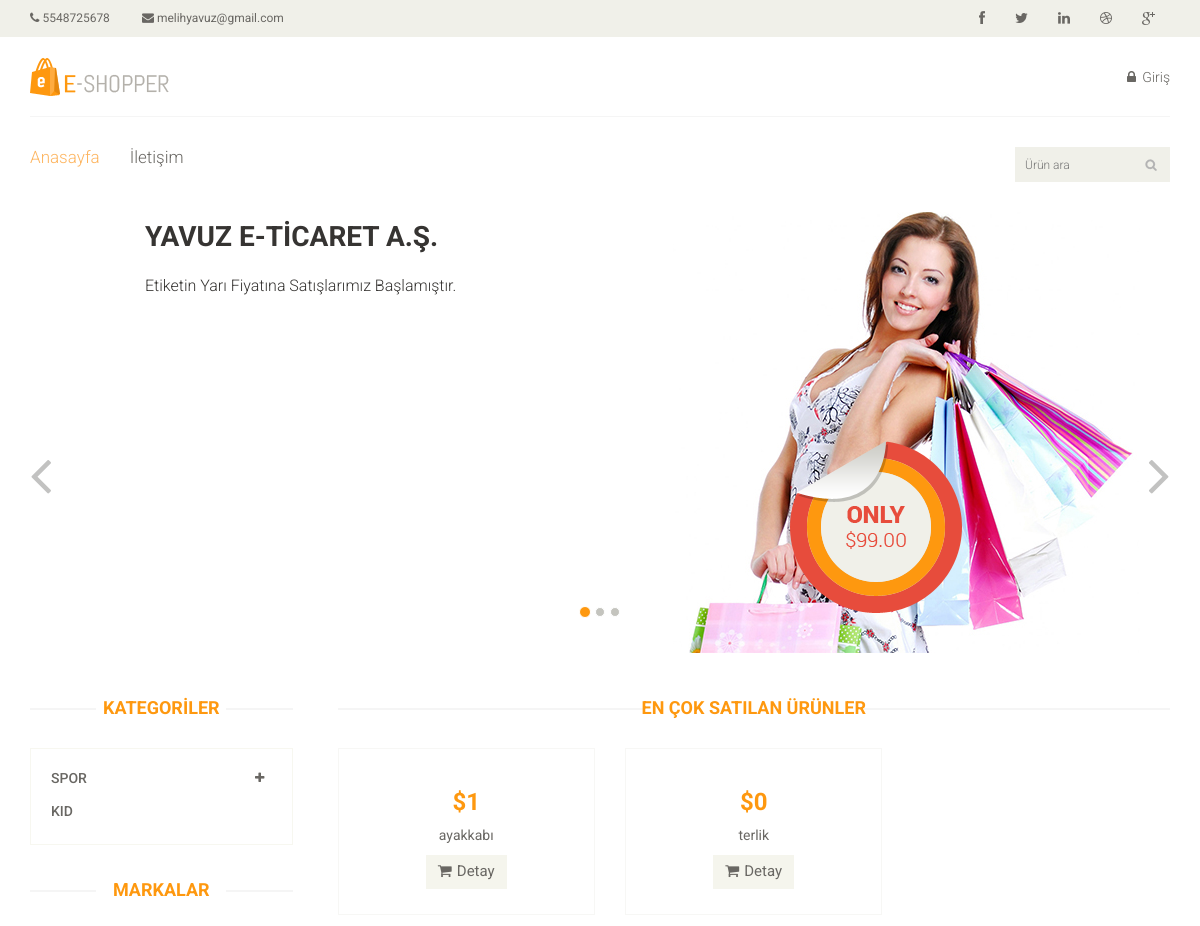
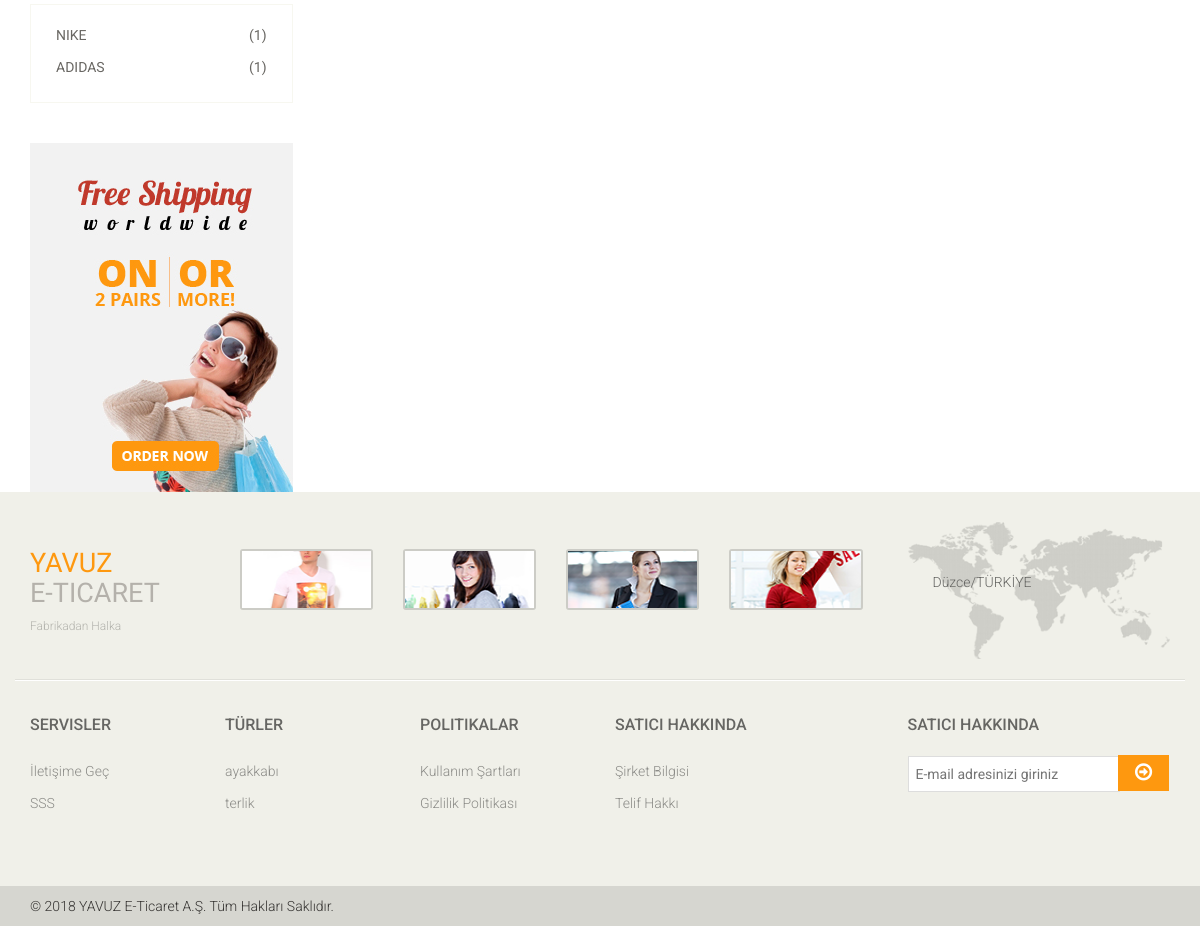
The page / on the database its author committed (2 pictures, top to bottom).
### tables this page shows
CREATE TABLE `product` (
  `id` int(11) NOT NULL,
  `name` varchar(20) DEFAULT NULL,
  `price` int(11) DEFAULT NULL,
  `category_id` int(11) DEFAULT NULL,
  `brand_id` int(11) DEFAULT NULL,
  `sold` int(11) DEFAULT NULL,
  `type` varchar(10) DEFAULT NULL,
  `image` text,
  `detail` varchar(101) DEFAULT NULL
);

### application/controllers/Site.php (called while the page is built, shortened)
<?php
class Site extends CI_Controller {
	function __construct(){
		$this->load->model('site_model');
	}
	public function index()
	{
		$data['categories'] = $this->site_model->categories();
		$data['brand_items'] = $this->site_model->brand_items();
		$data['category_brands'] = $this->site_model->category_brands();
		$data['types'] = $this->site_model->types();
		$data['products'] = $this->site_model->select_table('product');
		$data['content'] = "En çok Satılan Ürünler";
		$this->load->view('site', $data);
	}
}

### index.php (called while the page is built, shortened)
<?php
require_once BASEPATH.'core/CodeIgniter.php';

### application/models/Site_model.php (called while the page is built, shortened)
<?php
class Site_model extends ci_model
{
	function categories(){
		return $this->db->query("select count(category_id) as total_brand, categories.name as category_name from brands inner join categories on categories.id = brands.category_id group by brands.category_id")->result();
	}
	function brand_items(){
		return $this->db->query("SELECT count(brand_id) AS total, brands.name FROM product inner join brands on brands.id = product.brand_id GROUP BY product.brand_id;")->result();
	}
	function types(){
		return $this->db->query("select * from product group by type limit 10")->result();
	}
	function select_table($table){
		return $this->db->query("select * from $table")->result();
	}
}

### application/views/features.php (the view, shortened to what this page needs)
<div class="col-sm-9 padding-right">
					<div class="features_items">
						<h2 class="title text-center"><?=$content?></h2>
						<?php foreach ($products as $product) :?>
						<div class="col-sm-4">
							<div class="product-image-wrapper">
								<div class="single-products1">
										<div class="productinfo text-center">
											<h2>$<?=$product->price?></h2>
											<p><?=$product->name?></p>
											<a href="<?=site_url('site/product_detail/'.$product->id)?>" class="btn btn-default add-to-cart"><i class="fa fa-shopping-cart"></i>Detay</a>
										</div>
								</div>
							</div>
						</div>
						<?php endforeach;?>
					</div>
				</div>

### application/views/site.php (shortened to what this page needs)
<!DOCTYPE html>
<html lang="en">
<head>
    <link href="<?=site_url('css/bootstrap.min.css')?>" rel="stylesheet">
    <link href="<?=site_url('css/font-awesome.min.css')?>" rel="stylesheet">
    <link href="<?=site_url('css/prettyPhoto.css')?>" rel="stylesheet">
    <link href="<?=site_url('css/price-range.css')?>" rel="stylesheet">
    <link href="<?=site_url('css/animate.css')?>" rel="stylesheet">
	<link href="<?=site_url('css/main.css')?>" rel="stylesheet">
	<link href="<?=site_url('css/responsive.css')?>" rel="stylesheet">
</head>
<body>
	<?php $this->load->view('header')?>
	<?php $this->load->view('slider')?>
	<section>
		<div class="container">
			<div class="row">
				<?php $this->load->view('category')?>
				<?php $this->load->view('features')?>
			</div>
		</div>
	</section>
	<?php $this->load->view('footer')?>
</body>
</html>

### application/views/header.php (shortened to what this page needs)
<header id="header">
		<div class="header_top">
			<div class="container">
				<div class="row">
					<div class="col-sm-6">
						<div class="contactinfo">
							<ul class="nav nav-pills">
								<li><a href="#"><i class="fa fa-phone"></i>  <?=TELNO?></a></li>
								<li><a href="#"><i class="fa fa-envelope"></i>  <?=EMAIL?></a></li>
							</ul>
						</div>
					</div>
					<div class="col-sm-6">
						<div class="social-icons pull-right">
							<ul class="nav navbar-nav">
								<li><a href="#"><i class="fa fa-facebook"></i></a></li>
								<li><a href="#"><i class="fa fa-twitter"></i></a></li>
								<li><a href="#"><i class="fa fa-linkedin"></i></a></li>
								<li><a href="#"><i class="fa fa-dribbble"></i></a></li>
								<li><a href="#"><i class="fa fa-google-plus"></i></a></li>
							</ul>
						</div>
					</div>
				</div>
			</div>
		</div>
		<div class="header-middle">
			<div class="container">
				<div class="row">
					<div class="col-sm-4">
						<div class="logo pull-left">
							<a href="<?=site_url()?>"><img src="<?=site_url('images/home/logo.png')?>" alt="" /></a>
						</div>
					</div>
					<div class="col-sm-8">
						<div class="shop-menu pull-right">
							<ul class="nav navbar-nav">
								<?php if($_SESSION['user'] == null) : ?>
								<li><a href="<?=site_url('site/page/login')?>"><i class="fa fa-lock"></i> Giriş</a></li>
								<?php endif; ?>
							</ul>
						</div>
					</div>
				</div>
			</div>
		</div>
		<div class="header-bottom">
			<div class="container">
				<div class="row">
					<div class="col-sm-9">
						<div class="mainmenu pull-left">
							<ul class="nav navbar-nav collapse navbar-collapse">
								<li><a href="<?=site_url()?>" class="active">Anasayfa</a></li>
								<li><a href="<?=site_url('site/page/contact')?>">İletişim</a></li>
							</ul>
						</div>
					</div>
					<div class="col-sm-3">
						<form action="<?=site_url('site/search')?>" method="post">
						<div class="search_box pull-right">
							<input type="text" name="searchkey" placeholder="Ürün ara"/>
						</div>
					</form>
					</div>
				</div>
			</div>
		</div>
	</header>

### application/views/slider.php (shortened to what this page needs)
<section id="slider">
		<div class="container">
			<div class="row">
				<div class="col-sm-12">
					<div id="slider-carousel" class="carousel slide" data-ride="carousel">
						<ol class="carousel-indicators">
							<li data-target="#slider-carousel" data-slide-to="0" class="active"></li>
							<li data-target="#slider-carousel" data-slide-to="1"></li>
							<li data-target="#slider-carousel" data-slide-to="2"></li>
						</ol>
						<div class="carousel-inner">
							<div class="item active">
								<div class="col-sm-6">
									<h2>YAVUZ E-TİCARET A.Ş.</h2>
									<p>Etiketin Yarı Fiyatına Satışlarımız Başlamıştır. </p>
								</div>
								<div class="col-sm-6">
									<img src="images/home/girl1.jpg" class="girl img-responsive" alt="" />
									<img src="images/home/pricing.png"  class="pricing" alt="" />
								</div>
							</div>
						</div>
						<a href="#slider-carousel" class="left control-carousel hidden-xs" data-slide="prev">
							<i class="fa fa-angle-left"></i>
						</a>
						<a href="#slider-carousel" class="right control-carousel hidden-xs" data-slide="next">
							<i class="fa fa-angle-right"></i>
						</a>
					</div>
				</div>
			</div>
		</div>
	</section>

### application/views/category.php (shortened to what this page needs)
<div class="col-sm-3">
					<div class="left-sidebar">
						<h2>KATEGORİLER</h2>
						<div class="panel-group category-products" id="accordian">
							<?php foreach ($categories as $category) :?>
								<?php if($category->total_brand > 1) :?>
							<div class="panel panel-default">
								<div class="panel-heading">
									<h4 class="panel-title">
										<a data-toggle="collapse" data-parent="#accordian" href="#sportswear">
											<span class="badge pull-right"><i class="fa fa-plus"></i></span>
											<?=$category->category_name?>
										</a>
									</h4>
								</div>
							</div>
						<?php else : ?>
							<div class="panel panel-default">
								<div class="panel-heading">
									<h4 class="panel-title"><a href="<?=site_url('site/filter/categories/'.$category->category_name)?>"><?=$category->category_name?></a></h4>
								</div>
							</div>
						<?php endif;?>
							<?php endforeach;?>
						</div>
						<div class="brands_products">
							<h2>Markalar</h2>
							<div class="brands-name">
								<ul class="nav nav-pills nav-stacked">
									<?php foreach ($brand_items as $brand) :?>
									<li><a href="<?=site_url('site/filter/brands/'.$brand->name)?>"> <span class="pull-right">(<?=$brand->total?>)</span><?=$brand->name?></a></li>
								<?php endforeach;?>
								</ul>
							</div>
						</div>
						<div class="shipping text-center">
							<img src="<?=site_url('images/home/shipping.jpg')?>" alt="" />
						</div>
					</div>
				</div>

### application/views/footer.php (shortened to what this page needs)
<footer id="footer">
		<div class="footer-top">
			<div class="container">
				<div class="row">
					<div class="col-sm-2">
						<div class="companyinfo">
							<h2><span>YAVUZ</span><br>E-ticaret</h2>
							<p>Fabrikadan Halka</p>
						</div>
					</div>
					<div class="col-sm-7">
						<div class="col-sm-3">
							<div class="video-gallery text-center">
								<a href="#">
									<div class="iframe-img">
										<img src="<?=site_url('images/home/iframe1.png')?>" alt="" />
									</div>
								</a>
							</div>
						</div>
						<div class="col-sm-3">
							<div class="video-gallery text-center">
								<a href="#">
									<div class="iframe-img">
										<img src="<?=site_url('images/home/iframe2.png')?>" alt="" />
									</div>
								</a>
							</div>
						</div>
						<div class="col-sm-3">
							<div class="video-gallery text-center">
								<a href="#">
									<div class="iframe-img">
										<img src="<?=site_url('images/home/iframe3.png')?>" alt="" />
									</div>
								</a>
							</div>
						</div>
						<div class="col-sm-3">
							<div class="video-gallery text-center">
								<a href="#">
									<div class="iframe-img">
										<img src="<?=site_url('images/home/iframe4.png')?>" alt="" />
									</div>
								</a>
							</div>
						</div>
					</div>
					<div class="col-sm-3">
						<div class="address">
							<img src="images/home/map.png" alt="" />
							<p>Düzce/TÜRKİYE</p>
						</div>
					</div>
				</div>
			</div>
		</div>
		<div class="footer-widget">
			<div class="container">
				<div class="row">
					<div class="col-sm-2">
						<div class="single-widget">
							<h2>Servisler</h2>
							<ul class="nav nav-pills nav-stacked">
								<li><a href="#">İletişime Geç</a></li>
								<li><a href="#">SSS</a></li>
							</ul>
						</div>
					</div>
					<div class="col-sm-2">
						<div class="single-widget">
							<h2>Türler</h2>
							<ul class="nav nav-pills nav-stacked">
								<?php foreach ($types as $type) :?>
								<li><a href="#"><?=$type->type?></a></li>
							<?php endforeach;?>
							</ul>
						</div>
					</div>
					<div class="col-sm-2">
						<div class="single-widget">
							<h2>Politikalar</h2>
							<ul class="nav nav-pills nav-stacked">
								<li><a href="#">Kullanım Şartları</a></li>
								<li><a href="#">Gizlilik Politikası</a></li>
							</ul>
						</div>
					</div>
					<div class="col-sm-2">
						<div class="single-widget">
							<h2>Satıcı Hakkında</h2>
							<ul class="nav nav-pills nav-stacked">
								<li><a href="#">Şirket Bilgisi</a></li>
								<li><a href="#">Telif Hakkı</a></li>
							</ul>
						</div>
					</div>
					<div class="col-sm-3 col-sm-offset-1">
						<div class="single-widget">
							<h2>Satıcı Hakkında</h2>
							<form action="#" class="searchform">
								<input type="text" placeholder="E-mail adresinizi giriniz" />
								<button type="submit" class="btn btn-default"><i class="fa fa-arrow-circle-o-right"></i></button>
							</form>
						</div>
					</div>
				</div>
			</div>
		</div>
		<div class="footer-bottom">
			<div class="container">
				<div class="row">
					<p class="pull-left">© 2018 YAVUZ E-Ticaret A.Ş. Tüm Hakları Saklıdır.</p>
				</div>
			</div>
		</div>
	</footer>

### rows shown on the page
product: price "1", name "ayakkabı", type "ayakkabı"
product: price "0", name "terlik", type "terlik"

### other values the page prints
TELNO "5548725678"
EMAIL "melihyavuz@gmail.com"
$category->category_name "SPOR"
$category->category_name "KID"
$brand->total "1"
$brand->name "NIKE"
$brand->name "ADIDAS"
$content "EN ÇOK SATILAN ÜRÜNLER"
